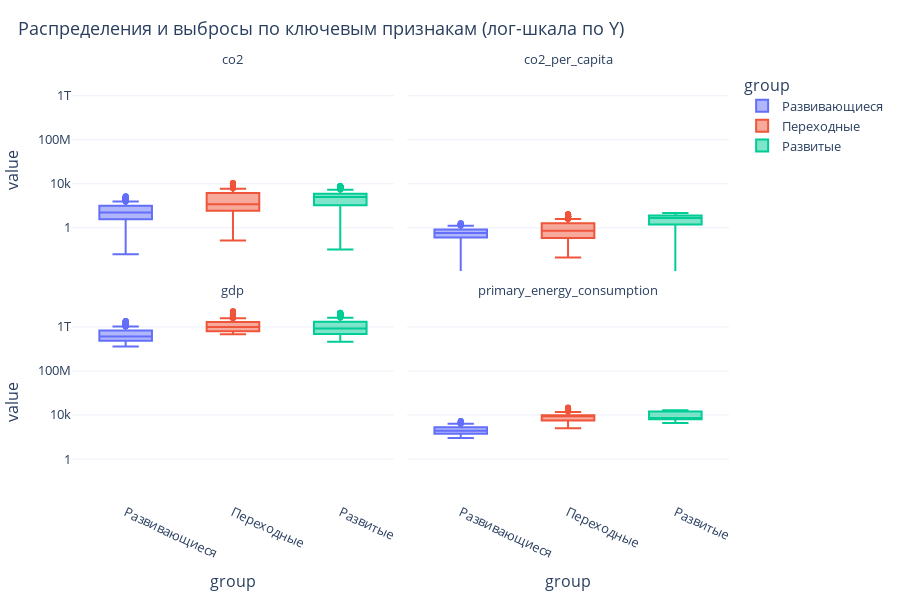

Notebook source saved alongside this figure:
### Markdown cell above
#### Распределение и выбросы по ключевым экономическим и экологическим показателям  

Визуализируем распределения CO₂, ВВП и энергопотребления по группам стран,  
чтобы выявить различия в масштабах и наличие экстремальных значений.

### Code cell
import plotly.express as px
import pandas as pd


def plot_box_log(df, cols):
    melted = df.melt(
        id_vars=["Name", "group"],
        value_vars=cols,
        var_name="feature",
        value_name="value",
    )

    fig = px.box(
        melted,
        x="group",
        y="value",
        color="group",
        facet_col="feature",
        facet_col_wrap=2,
        points="outliers",
        log_y=True,
        title="Распределения и выбросы по ключевым признакам (лог-шкала по Y)",
        category_orders={"group": ["Развивающиеся", "Переходные", "Развитые"]},
    )

    fig.update_layout(
        height=600,
        title_x=0.02,
        margin=dict(l=60, r=40, t=70, b=60),
        font=dict(size=13),
    )

    fig.for_each_annotation(lambda a: a.update(text=a.text.split("=")[-1]))
    fig.update_xaxes(tickangle=25)
    fig.show()


num_cols = [
    c
    for c in ["co2", "co2_per_capita", "gdp", "primary_energy_consumption"]
    if c in df_focus.columns
]

plot_box_log(df_focus, num_cols)

### Figure 1 — Plotly figure (JSON) as saved in the notebook; plotly's stock layout.template omitted (floating-point values rounded to 4 significant figures; data arrays with more than 128 entries replaced by an {"elided": "..."} marker saying what was removed)
{"data": [{"alignmentgroup": "True", "boxpoints": "outliers", "hovertemplate": "group=%{x}<br>feature=co2<br>value=%{y}<extra></extra>", "legendgroup": "Развивающиеся", "marker": {"color": "#636efa"}, "name": "Развивающиеся", "notched": false, "offsetgroup": "Развивающиеся", "orientation": "v", "showlegend": true, "type": "box", "x": {"elided": "522 str values"}, "x0": " ", "xaxis": "x3", "y": {"elided": "522 float values"}, "y0": " ", "yaxis": "y3"}, {"alignmentgroup": "True", "boxpoints": "outliers", "hovertemplate": "group=%{x}<br>feature=co2_per_capita<br>value=%{y}<extra></extra>", "legendgroup": "Развивающиеся", "marker": {"color": "#636efa"}, "name": "Развивающиеся", "notched": false, "offsetgroup": "Развивающиеся", "orientation": "v", "showlegend": false, "type": "box", "x": {"elided": "522 str values"}, "x0": " ", "xaxis": "x4", "y": {"elided": "522 float values"}, "y0": " ", "yaxis": "y4"}, {"alignmentgroup": "True", "boxpoints": "outliers", "hovertemplate": "group=%{x}<br>feature=gdp<br>value=%{y}<extra></extra>", "legendgroup": "Развивающиеся", "marker": {"color": "#636efa"}, "name": "Развивающиеся", "notched": false, "offsetgroup": "Развивающиеся", "orientation": "v", "showlegend": false, "type": "box", "x": {"elided": "522 str values"}, "x0": " ", "xaxis": "x", "y": {"elided": "522 float values"}, "y0": " ", "yaxis": "y"}, {"alignmentgroup": "True", "boxpoints": "outliers", "hovertemplate": "group=%{x}<br>feature=primary_energy_consumption<br>value=%{y}<extra></extra>", "legendgroup": "Развивающиеся", "marker": {"color": "#636efa"}, "name": "Развивающиеся", "notched": false, "offsetgroup": "Развивающиеся", "orientation": "v", "showlegend": false, "type": "box", "x": {"elided": "522 str values"}, "x0": " ", "xaxis": "x2", "y": {"elided": "522 float values"}, "y0": " ", "yaxis": "y2"}, {"alignmentgroup": "True", "boxpoints": "outliers", "hovertemplate": "group=%{x}<br>feature=co2<br>value=%{y}<extra></extra>", "legendgroup": "Переходные", "marker": {"color": "#EF553B"}, "name": "Переходные", "notched": false, "offsetgroup": "Переходные", "orientation": "v", "showlegend": true, "type": "box", "x": {"elided": "522 str values"}, "x0": " ", "xaxis": "x3", "y": {"elided": "522 float values"}, "y0": " ", "yaxis": "y3"}, {"alignmentgroup": "True", "boxpoints": "outliers", "hovertemplate": "group=%{x}<br>feature=co2_per_capita<br>value=%{y}<extra></extra>", "legendgroup": "Переходные", "marker": {"color": "#EF553B"}, "name": "Переходные", "notched": false, "offsetgroup": "Переходные", "orientation": "v", "showlegend": false, "type": "box", "x": {"elided": "522 str values"}, "x0": " ", "xaxis": "x4", "y": {"elided": "522 float values"}, "y0": " ", "yaxis": "y4"}, {"alignmentgroup": "True", "boxpoints": "outliers", "hovertemplate": "group=%{x}<br>feature=gdp<br>value=%{y}<extra></extra>", "legendgroup": "Переходные", "marker": {"color": "#EF553B"}, "name": "Переходные", "notched": false, "offsetgroup": "Переходные", "orientation": "v", "showlegend": false, "type": "box", "x": {"elided": "522 str values"}, "x0": " ", "xaxis": "x", "y": {"elided": "522 float values"}, "y0": " ", "yaxis": "y"}, {"alignmentgroup": "True", "boxpoints": "outliers", "hovertemplate": "group=%{x}<br>feature=primary_energy_consumption<br>value=%{y}<extra></extra>", "legendgroup": "Переходные", "marker": {"color": "#EF553B"}, "name": "Переходные", "notched": false, "offsetgroup": "Переходные", "orientation": "v", "showlegend": false, "type": "box", "x": {"elided": "522 str values"}, "x0": " ", "xaxis": "x2", "y": {"elided": "522 float values"}, "y0": " ", "yaxis": "y2"}, {"alignmentgroup": "True", "boxpoints": "outliers", "hovertemplate": "group=%{x}<br>feature=co2<br>value=%{y}<extra></extra>", "legendgroup": "Развитые", "marker": {"color": "#00cc96"}, "name": "Развитые", "notched": false, "offsetgroup": "Развитые", "orientation": "v", "showlegend": true, "type": "box", "x": {"elided": "522 str values"}, "x0": " ", "xaxis": "x3", "y": {"elided": "522 float values"}, "y0": " ", "yaxis": "y3"}, {"alignmentgroup": "True", "boxpoints": "outliers", "hovertemplate": "group=%{x}<br>feature=co2_per_capita<br>value=%{y}<extra></extra>", "legendgroup": "Развитые", "marker": {"color": "#00cc96"}, "name": "Развитые", "notched": false, "offsetgroup": "Развитые", "orientation": "v", "showlegend": false, "type": "box", "x": {"elided": "522 str values"}, "x0": " ", "xaxis": "x4", "y": {"elided": "522 float values"}, "y0": " ", "yaxis": "y4"}, {"alignmentgroup": "True", "boxpoints": "outliers", "hovertemplate": "group=%{x}<br>feature=gdp<br>value=%{y}<extra></extra>", "legendgroup": "Развитые", "marker": {"color": "#00cc96"}, "name": "Развитые", "notched": false, "offsetgroup": "Развитые", "orientation": "v", "showlegend": false, "type": "box", "x": {"elided": "522 str values"}, "x0": " ", "xaxis": "x", "y": {"elided": "522 float values"}, "y0": " ", "yaxis": "y"}, {"alignmentgroup": "True", "boxpoints": "outliers", "hovertemplate": "group=%{x}<br>feature=primary_energy_consumption<br>value=%{y}<extra></extra>", "legendgroup": "Развитые", "marker": {"color": "#00cc96"}, "name": "Развитые", "notched": false, "offsetgroup": "Развитые", "orientation": "v", "showlegend": false, "type": "box", "x": {"elided": "522 str values"}, "x0": " ", "xaxis": "x2", "y": {"elided": "522 float values"}, "y0": " ", "yaxis": "y2"}], "layout": {"annotations": [{"font": {}, "showarrow": false, "text": "gdp", "x": 0.245, "xanchor": "center", "xref": "paper", "y": 0.465, "yanchor": "bottom", "yref": "paper"}, {"font": {}, "showarrow": false, "text": "primary_energy_consumption", "x": 0.755, "xanchor": "center", "xref": "paper", "y": 0.465, "yanchor": "bottom", "yref": "paper"}, {"font": {}, "showarrow": false, "text": "co2", "x": 0.245, "xanchor": "center", "xref": "paper", "y": 1.0, "yanchor": "bottom", "yref": "paper"}, {"font": {}, "showarrow": false, "text": "co2_per_capita", "x": 0.755, "xanchor": "center", "xref": "paper", "y": 1.0, "yanchor": "bottom", "yref": "paper"}], "boxmode": "overlay", "font": {"size": 13}, "height": 600, "legend": {"title": {"text": "group"}, "tracegroupgap": 0}, "margin": {"b": 60, "l": 60, "r": 40, "t": 70}, "title": {"text": "Распределения и выбросы по ключевым признакам (лог-шкала по Y)", "x": 0.02}, "xaxis": {"anchor": "y", "categoryarray": ["Развивающиеся", "Переходные", "Развитые"], "categoryorder": "array", "domain": [0, 0.49], "tickangle": 25, "title": {"text": "group"}}, "xaxis2": {"anchor": "y2", "categoryarray": ["Развивающиеся", "Переходные", "Развитые"], "categoryorder": "array", "domain": [0.51, 1], "matches": "x", "tickangle": 25, "title": {"text": "group"}}, "xaxis3": {"anchor": "y3", "domain": [0, 0.49], "matches": "x", "showticklabels": false, "tickangle": 25}, "xaxis4": {"anchor": "y4", "domain": [0.51, 1], "matches": "x", "showticklabels": false, "tickangle": 25}, "yaxis": {"anchor": "x", "domain": [0, 0.465], "title": {"text": "value"}, "type": "log"}, "yaxis2": {"anchor": "x2", "domain": [0, 0.465], "matches": "y", "showticklabels": false, "type": "log"}, "yaxis3": {"anchor": "x3", "domain": [0.535, 1.0], "matches": "y", "title": {"text": "value"}, "type": "log"}, "yaxis4": {"anchor": "x4", "domain": [0.535, 1.0], "matches": "y", "showticklabels": false, "type": "log"}}}
